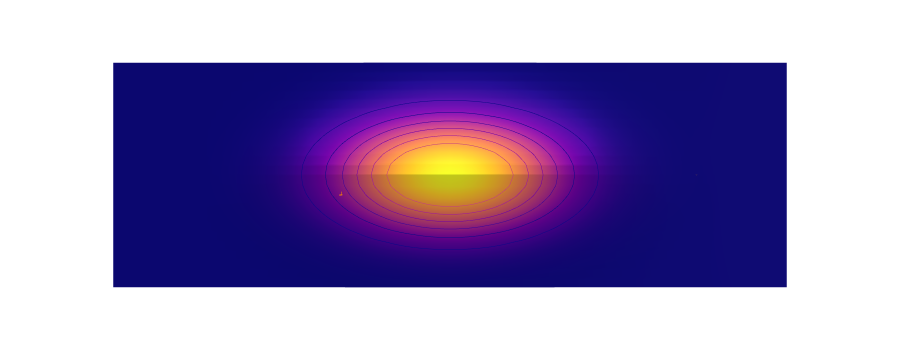

Notebook source saved alongside this figure:
### Markdown cell above
### Figure 3

### Code cell
# The ship
fig = go.Figure(ff.create_trisurf(x=x, y=y, z=z-40,
                                  simplices=simplices,
                                  plot_edges=False,
                                  show_colorbar=False).data)
fig.update_traces(hoverinfo='none')

# Calculating multivariate Gaussian
X, Y = np.meshgrid(np.linspace(-1, 1, 25), np.linspace(-3, 3, 75))
mu = np.array([0., 0.])
Sigma = np.array([[0.1 , 0], [0,  0.4]])

pos = np.empty(X.shape + (2,))
pos[:, :, 0] = X
pos[:, :, 1] = Y

def multivariate_gaussian(pos, mu, Sigma):
    """Return the multivariate Gaussian distribution on array pos.

    pos is an array constructed by packing the meshed arrays of variables
    x_1, x_2, x_3, ..., x_k into its _last_ dimension.

    """

    n = mu.shape[0]
    Sigma_det = np.linalg.det(Sigma)
    Sigma_inv = np.linalg.inv(Sigma)
    N = np.sqrt((2*np.pi)**n * Sigma_det)
    fac = np.einsum('...k,kl,...l->...', pos-mu, Sigma_inv, pos-mu)

    return np.exp(-fac / 2) / N

Z = multivariate_gaussian(pos, mu, Sigma)

# Plotting the Gaussian
fig.add_trace(go.Surface(x=X*100,
                         y=Y*100,
                         z=Z*100,
                         contours_z=dict(show=True,
                                         usecolormap=True,
                                         highlightcolor="limegreen",
                                         project_z=True,
                                         start=10,
                                         end=70,
                                         size=10),
                         showscale=False,
                         hoverinfo='none'))

# Viewpoint
camera = dict(
    eye=dict(x=0, y=0, z=1.3),
    center=dict(x=0, y=0, z=0))

# Figure properties
fig.update_layout(scene=dict(
                    xaxis=dict(visible=False),
                    yaxis=dict(visible=False),
                    zaxis=dict(visible=False),
                    aspectmode='data'),
                  hoverlabel=dict(font_size=18),
                  height=350,
                  margin=dict(r=0, l=0, b=0, t=0, pad=0),
                  scene_camera=camera)

### Figure 1 — Plotly figure (JSON) as saved in the notebook; plotly's stock layout.template omitted (floating-point values rounded to 4 significant figures; data arrays with more than 128 entries replaced by an {"elided": "..."} marker saying what was removed)
{"data": [{"facecolor": {"elided": "1671 str values"}, "hoverinfo": "none", "i": {"elided": "1671 int values"}, "j": {"elided": "1671 int values"}, "k": {"elided": "1671 int values"}, "name": "", "type": "mesh3d", "x": {"elided": "2298 float values"}, "y": {"elided": "2298 float values"}, "z": {"elided": "2298 float values"}}, {"contours": {"z": {"end": 70, "highlightcolor": "limegreen", "project": {"z": true}, "show": true, "size": 10, "start": 10, "usecolormap": true}}, "hoverinfo": "none", "showscale": false, "type": "surface", "x": {"elided": "75x25 float values"}, "y": {"elided": "75x25 float values"}, "z": {"elided": "75x25 float values"}}], "layout": {"height": 350, "hoverlabel": {"font": {"size": 18}}, "margin": {"b": 0, "l": 0, "pad": 0, "r": 0, "t": 0}, "scene": {"aspectmode": "data", "camera": {"center": {"x": 0, "y": 0, "z": 0}, "eye": {"x": 0, "y": 0, "z": 1.3}}, "xaxis": {"visible": false}, "yaxis": {"visible": false}, "zaxis": {"visible": false}}}}
